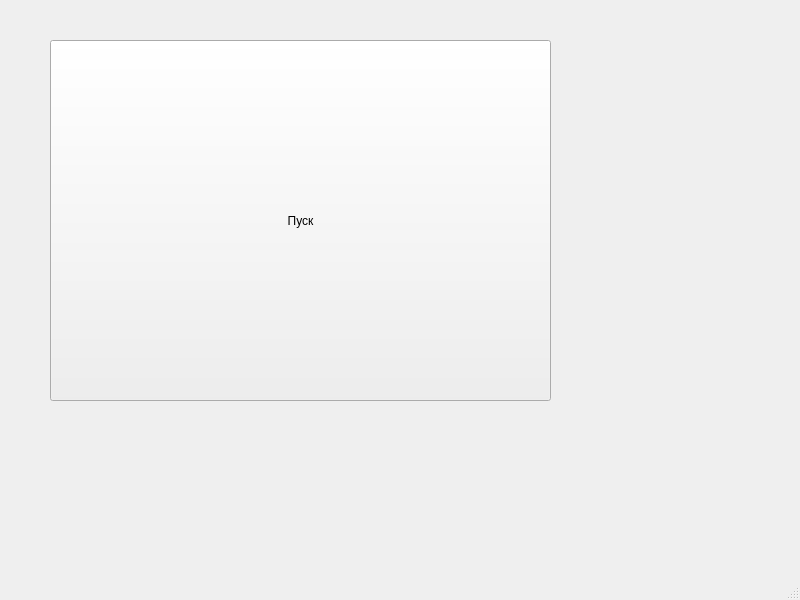
<?xml version="1.0" encoding="UTF-8"?>
<ui version="4.0">
 <class>MainWindow</class>
 <widget class="QMainWindow" name="MainWindow">
  <property name="geometry">
   <rect>
    <x>0</x>
    <y>0</y>
    <width>800</width>
    <height>600</height>
   </rect>
  </property>
  <property name="windowTitle">
   <string>MainWindow</string>
  </property>
  <widget class="QWidget" name="centralwidget">
   <widget class="QPushButton" name="pushButton">
    <property name="geometry">
     <rect>
      <x>50</x>
      <y>40</y>
      <width>501</width>
      <height>361</height>
     </rect>
    </property>
    <property name="text">
     <string>Пуск</string>
    </property>
   </widget>
  </widget>
  <widget class="QMenuBar" name="menubar">
   <property name="geometry">
    <rect>
     <x>0</x>
     <y>0</y>
     <width>800</width>
     <height>21</height>
    </rect>
   </property>
  </widget>
  <widget class="QStatusBar" name="statusbar"/>
 </widget>
 <resources/>
 <connections/>
</ui>
